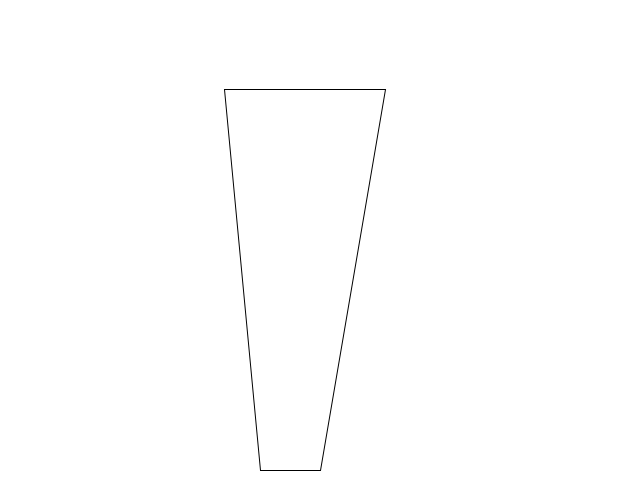
Frame 1 (no input)
Frame 60 (the mouse pressed at the canvas centre just before this capture): identical to frame 1, image omitted
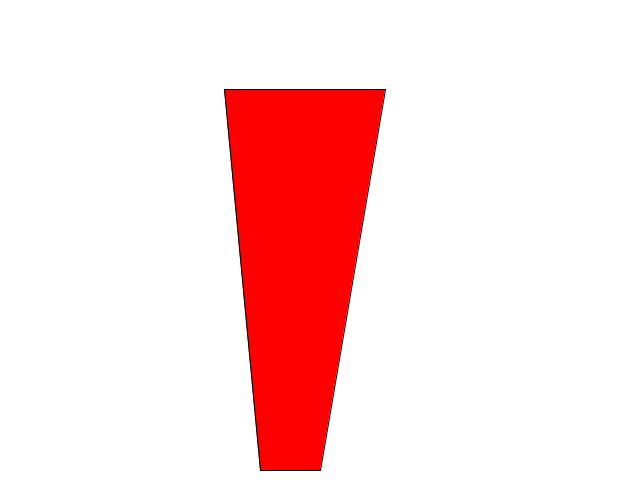
Frame 120 (the mouse held since frame 60 and released just before this capture)

The Processing sketch that drew these frames (run headless with seeded random() and noise(); from frame 60 on, the mouse is pressed at the canvas centre):

// Processing sketch: overQuad
// ── overQuad.pde
void setup() {
  size(640,480);
}

void draw() {
  background(255);
  PVector[] verts=new PVector[4];
  // add corner points of quad
  verts[0]=new PVector(224,89);
  verts[1]=new PVector(385,89);
  verts[2]=new PVector(320,470);
  verts[3]=new PVector(260,470);
  // check if mouse pos is inside
  if(containsPoint(verts,mouseX,mouseY)) {
    fill(255,0,0);
  } else {
    noFill();
  }
  beginShape();
  for(PVector v : verts) {
    vertex(v.x,v.y);
  }
  endShape(CLOSE);
}

// taken from:
// http://hg.postspectacular.com/toxiclibs/src/tip/src.core/toxi/geom/Polygon2D.java
boolean containsPoint(PVector[] verts, float px, float py) {
  int num = verts.length;
  int i, j = num - 1;
  boolean oddNodes = false;
  for (i = 0; i < num; i++) {
    PVector vi = verts[i];
    PVector vj = verts[j];
    if (vi.y < py && vj.y >= py || vj.y < py && vi.y >= py) {
      if (vi.x + (py - vi.y) / (vj.y - vi.y) * (vj.x - vi.x) < px) {
        oddNodes = !oddNodes;
      }
    }
    j = i;
  }
  return oddNodes;
}
